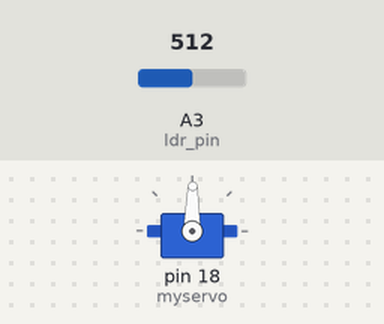
A sketch run on a simulated Arduino Uno, built with avr-gcc and run on an emulated ATmega328P. On the bench: servo. The inputs (shaded band) are chosen by the test bench; at power-on: A3 (ldr_pin) = 512.

Above: at 1.2 s.
1.3 s: A3 (ldr_pin) set to 716
At 2.5 s:
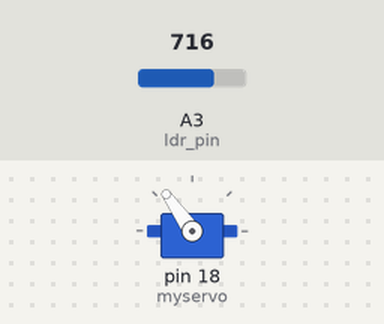
2.8 s: A3 (ldr_pin) set to 900
At 3.4 s:
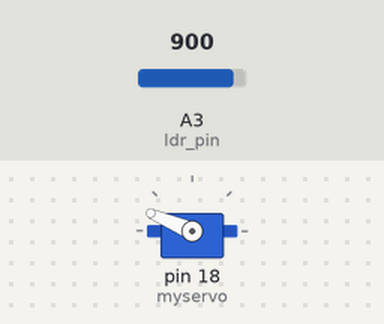
4.3 s: A3 (ldr_pin) set to 1023
At 4.8 s:
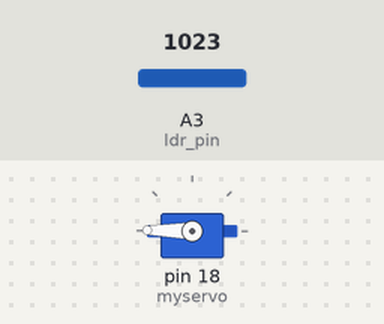
5.8 s: A3 (ldr_pin) set to 306
At 6.9 s:
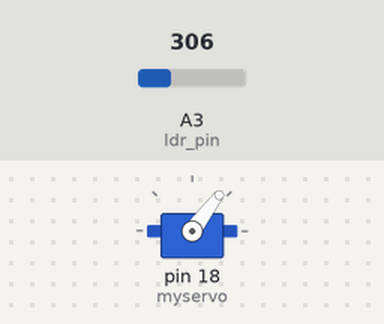
7.3 s: A3 (ldr_pin) set to 122
At 8.3 s:
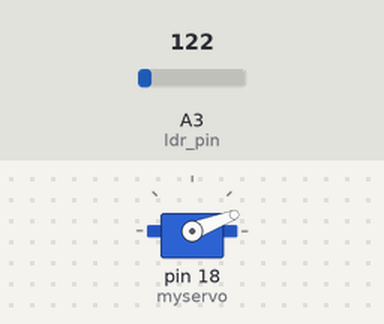
8.8 s: A3 (ldr_pin) set to 511
At 9.1 s:
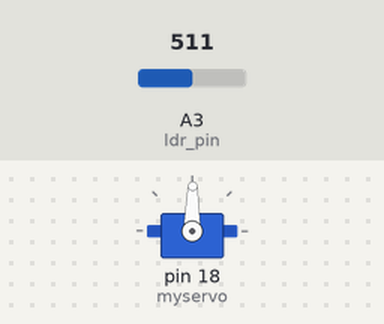
Timing chart, 0 to 11.3 s (numbered marks = the images above; inputs shaded):
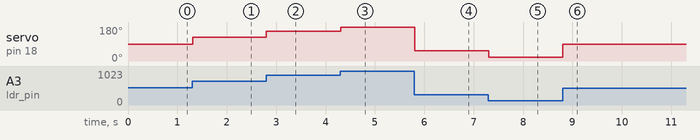

Measured:
- after the input at 1.3 s, servo on pin 18 (myservo): 89° → 125° at once
- after the input at 2.8 s, servo on pin 18 (myservo): 125° → 157° at once
- after the input at 4.3 s, servo on pin 18 (myservo): 157° → 179° at once
- after the input at 5.8 s, servo on pin 18 (myservo): 179° → 53° at once
- after the input at 7.3 s, servo on pin 18 (myservo): 53° → 21° at once
- after the input at 8.8 s, servo on pin 18 (myservo): 21° → 89° at once

The sketch:

servo.ino
```cpp
/*  Induino R3 User Guide - Program 9.1 - Controlling a Servo Motor Using the LDR Value */


#include <Servo.h>

Servo myservo;  // create servo object to control a servo

int ldr_pin = 3;  // ldr is on Analog pin 3
int val;    // variable to read the value from the analog pin

void setup()
{
  myservo.attach(18);  // attaches the servo on pin 9 to the servo object
}

void loop()
{
  val = analogRead(ldr_pin);      // reads the value of the LDR (value between 0 and 1023)
  val = map(val, 0, 1023, 0, 179); // scale it to use it with the servo (value between 0 and 180)
  myservo.write(val); // sets the servo position according to the scaled value
  delay(15);   // waits for the servo to get there
}
```
